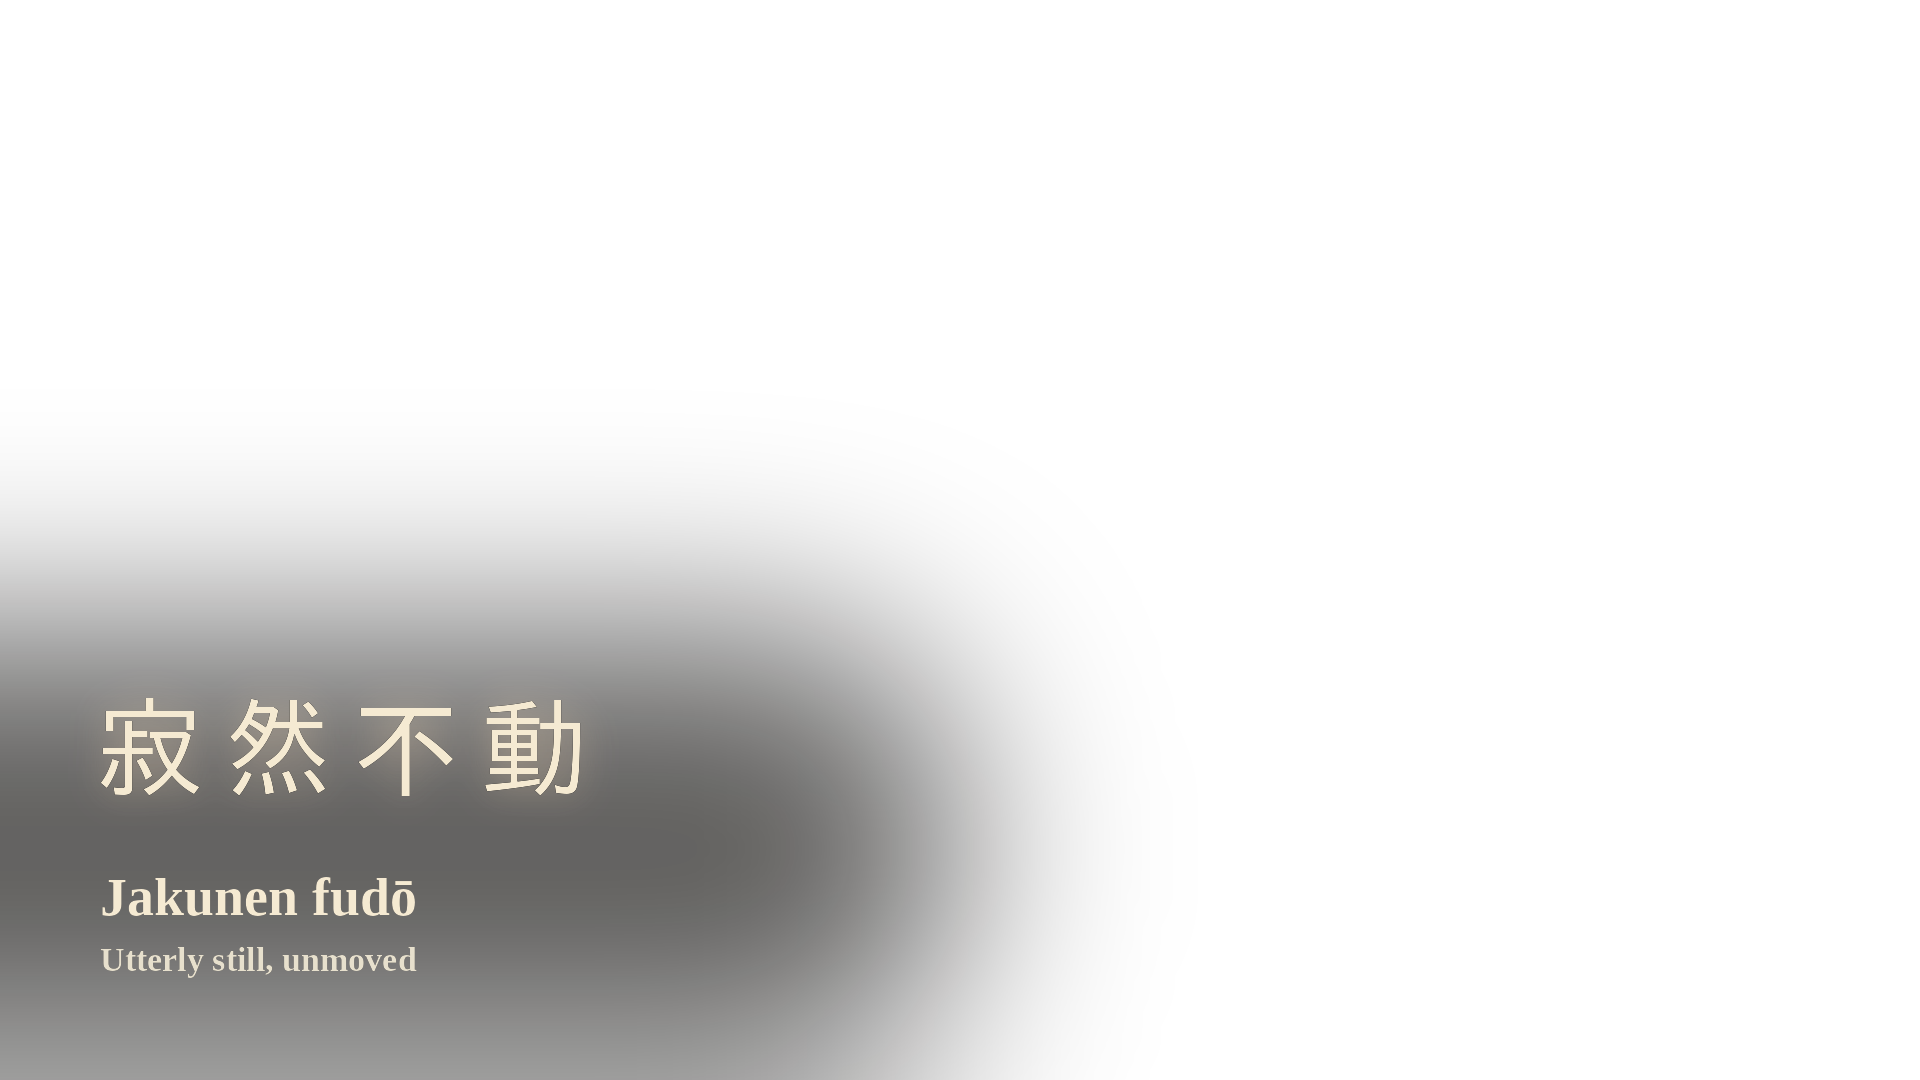

The Python source for this figure:
#!/usr/bin/env python3
"""KARESANSUI wisdom overlay — 1920x1080 transparent PNG for the long-form intro.

寂然不動 / Jakunen fudō / "Utterly still, unmoved" — the mind as still as the
central stone of a dry rock garden while the raked sand "flows" around it.
Does not name 枯山水 itself (series rule) and avoids Ma (MA already published).

LEFT-lower, standard channel layout with its own blurred dark scrim, built
before the hero image arrived; re-check placement against the delivered hero
(the dark veranda boards should sit under the text). In CapCut: TEXT layer on
the top track, start 0:03, end 0:14, fade-in 2s / fade-out 2s, no glow/shadow/box.
Cream #F5EAD2 (channel default), Liberation Serif Bold (locked channel font).

Kanji font: a Japanese gothic substitute, because YujiBoku (brush) is not in
the repo or this environment. Swap back if YujiBoku is restored.
"""
from PIL import Image, ImageDraw, ImageFont, ImageFilter

KANJI = "/usr/share/fonts/truetype/fonts-japanese-gothic.ttf"
SERIF = "/usr/share/fonts/truetype/liberation/LiberationSerif-Bold.ttf"
OUT = "/home/user/dan-documents/stillwave/assets/karesansui-jakunen-fudo-overlay.png"
W, H = 1920, 1080
CREAM = (245, 234, 210, 255)
SUB = (231, 224, 205, 255)
X = 96

img = Image.new("RGBA", (W, H), (0, 0, 0, 0))

# soft scrim so cream reads over the dark veranda boards in the lower-left
s = Image.new("RGBA", (W, H), (0, 0, 0, 0))
ImageDraw.Draw(s).rounded_rectangle((-200, 636, 950, 1060), radius=170, fill=(8, 6, 4, 165))
img.alpha_composite(s.filter(ImageFilter.GaussianBlur(100)))

# 寂然不動 — kanji (4 chars), cream, faint warm glow
f = ImageFont.truetype(KANJI, 108)
mask = Image.new("L", (W, H), 0)
md = ImageDraw.Draw(mask)
chars, pitch, y0 = ["寂", "然", "不", "動"], 128, 692
l0, _, r0, _ = f.getbbox(chars[0])
c0 = X + (r0 - l0) / 2
for i, ch in enumerate(chars):
    l, t, r, b = f.getbbox(ch)
    md.text((c0 + i * pitch - (l + (r - l) / 2), y0), ch, font=f, fill=255)
glow = Image.new("RGBA", (W, H), (0, 0, 0, 0))
glow.paste((250, 220, 180, 255), (0, 0),
           mask.filter(ImageFilter.GaussianBlur(18)).point(lambda p: int(p * 0.45)))
img.alpha_composite(glow)
img.alpha_composite(Image.composite(Image.new("RGBA", (W, H), CREAM),
                                    Image.new("RGBA", (W, H), (0, 0, 0, 0)), mask))

d = ImageDraw.Draw(img)
d.text((X + 4, 866), "Jakunen fudō", font=ImageFont.truetype(SERIF, 54), fill=CREAM)
d.text((X + 4, 940), "Utterly still, unmoved",
       font=ImageFont.truetype(SERIF, 34), fill=SUB)

img.save(OUT)
print("saved", OUT)
